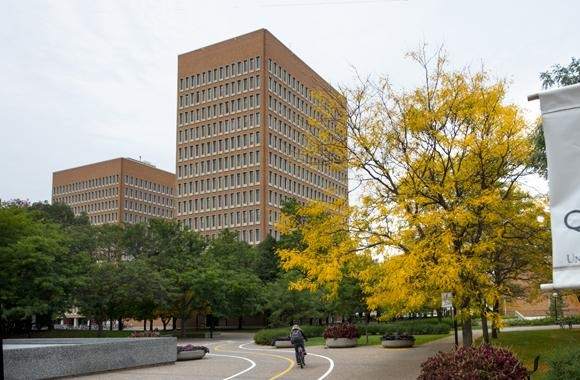
#> input picture au/au7/KeyPoints/Images/example.jpg, 580 x 380 px, found by its file name
$ python sift.py
#> lines starting #> are read from the running program, lines starting #| are printed output that depends on the picture
import cv2
import numpy as np

img = cv2.imread('../images/example.jpg')
#> img is the input picture: shape (380, 580, 3); mean B, G, R 121.6, 144.2, 149.5
gray= cv2.cvtColor(img,cv2.COLOR_BGR2GRAY)
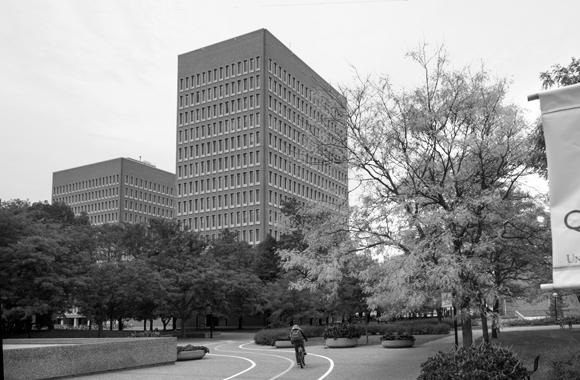
#> gray: shape (380, 580); min 0, max 255, mean 143.3

#pip install opencv-contrib-python

sift = cv2.xfeatures2d.SIFT_create()
(kps, descs) = sift.detectAndCompute(gray, None)
#> kps = 1944 keypoints; strongest (x, y, size): (491, 309, 1.9), (530, 98, 4), (388, 177, 2.9), (117, 322, 2)

img=cv2.drawKeypoints(gray,kps,img)
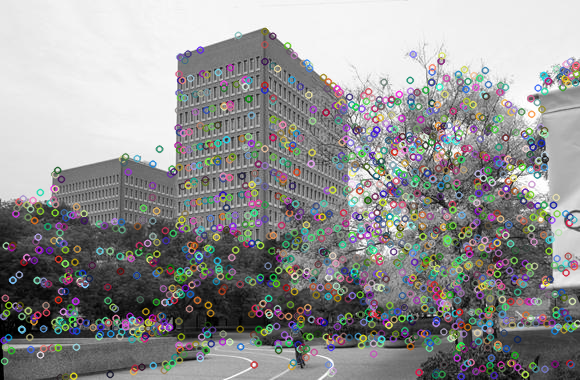
#> img: shape (380, 580, 3); mean B, G, R 145.9, 146.3, 146.2

cv2.imshow('sift_keypoints',img)

img=cv2.drawKeypoints(gray,kps,img,flags=cv2.DRAW_MATCHES_FLAGS_DRAW_RICH_KEYPOINTS)
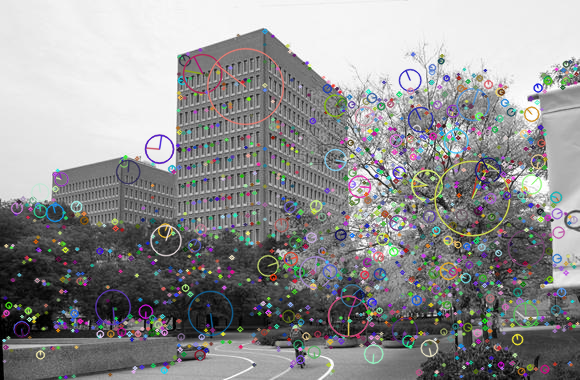
#> img: shape (380, 580, 3); mean B, G, R 145.2, 144.5, 144.8

cv2.imshow('sift_keypoints-rich',img)

descfile = open('sift-descriptors.txt', 'w')

for desc in descs:
	descfile.write("%s\n" % desc)

descfile.close()

if cv2.waitKey(0) & 0xff == 27:
#> (key Esc is pressed here)
    cv2.destroyAllWindows()
